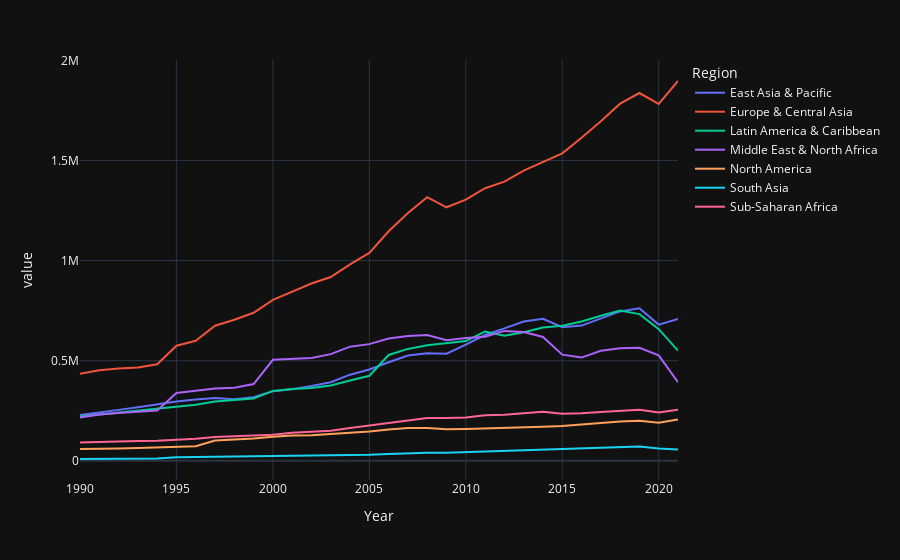

Source (notebook cell):
### Code cell
fig=px.line(df9,x="Year",y="value",color="Region",template="plotly_dark")
fig.show()
